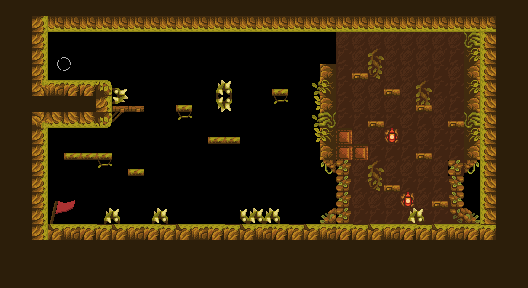

Rendered tile map (Tiled .tmx) drawn with the repository's tilesets; below, a short description and the map source with its tile grids summarised:
An orthogonal 33x18 tile map with 16x16 px tiles, 4 tile layers (deep, platform, aset-1, aset-2) and 25 objects (14x one-way-platform, 6x obstacle, portal-sensor, key-sensor, checkpoint, ...).

<map version="1.10" tiledversion="1.11.2" orientation="orthogonal" renderorder="right-down" width="33" height="18" tilewidth="16" tileheight="16" infinite="0" nextlayerid="6" nextobjectid="29">
 <tileset firstgid="1" source="tileset.tsx" />
 <layer id="1" name="deep" width="33" height="18">
  <data>[594 cells, 284 non-empty, 8 distinct tile ids]</data>
 </layer>
 <layer id="2" name="platform" width="33" height="18">
  <data>[594 cells, 107 non-empty, 19 distinct tile ids]</data>
 </layer>
 <layer id="3" name="aset-1" width="33" height="18">
  <data>[594 cells, 32 non-empty, 19 distinct tile ids]</data>
 </layer>
 <layer id="4" name="aset-2" width="33" height="18">
  <data>[594 cells, 27 non-empty, 8 distinct tile ids]</data>
 </layer>
 <objectgroup id="5" name="objects">
  <object id="4" name="portal-sensor" x="52.3333" y="52.8333" width="19.3333" height="21" />
  <object id="5" name="key-sensor" x="66.125" y="132.646" width="12.125" height="11.25" />
  <object id="6" name="one-way-platform" x="65.25" y="153" width="46.75" height="5.75" />
  <object id="7" name="obstacle" x="114.364" y="89.0076" width="12.6364" height="12.25" />
  <object id="8" name="one-way-platform" x="113.667" y="105.333" width="29" height="5.66667" />
  <object id="9" name="one-way-platform" x="127.667" y="167.667" width="15.3333" height="6.66667" />
  <object id="10" name="one-way-platform" x="208.333" y="136.333" width="32" height="7.33333" />
  <object id="11" name="one-way-platform" x="176.333" y="104.667" width="15.3333" height="5.33333" />
  <object id="12" name="one-way-platform" x="272.333" y="88.6667" width="16.3333" height="6.33333" />
  <object id="13" name="one-way-platform" x="353.333" y="73" width="15" height="5.66667" />
  <object id="14" name="one-way-platform" x="384" y="88.6667" width="13" height="5.33333" />
  <object id="15" name="one-way-platform" x="416" y="105.667" width="16" height="6.66667" />
  <object id="16" name="one-way-platform" x="367.333" y="121.333" width="17.6667" height="8" />
  <object id="17" name="one-way-platform" x="383.667" y="184.667" width="16.6667" height="6" />
  <object id="18" name="one-way-platform" x="417.667" y="152.667" width="15.3333" height="7.33333" />
  <object id="19" name="one-way-platform" x="433" y="200" width="13.3333" height="8" />
  <object id="20" name="one-way-platform" x="448.333" y="120.667" width="16.6667" height="7" />
  <object id="21" name="obstacle" x="217.667" y="82" width="10" height="28.3333" />
  <object id="22" name="obstacle" x="104.667" y="211" width="14" height="11" />
  <object id="23" name="obstacle" x="153.333" y="210.667" width="12.6667" height="10.3333" />
  <object id="24" name="obstacle" x="241" y="208.667" width="31.3333" height="12.6667" />
  <object id="25" name="obstacle" x="408" y="208.667" width="15.3333" height="13.3333" />
  <object id="26" name="checkpoint" x="49.3977" y="207.153" width="15.75" height="15.625" />
  <object id="27" name="player" x="49.5227" y="197.403" width="15" height="22" />
  <object id="28" name="foot-sensor" x="50.1761" y="217.959" width="14" height="4" />
 </objectgroup>
</map>